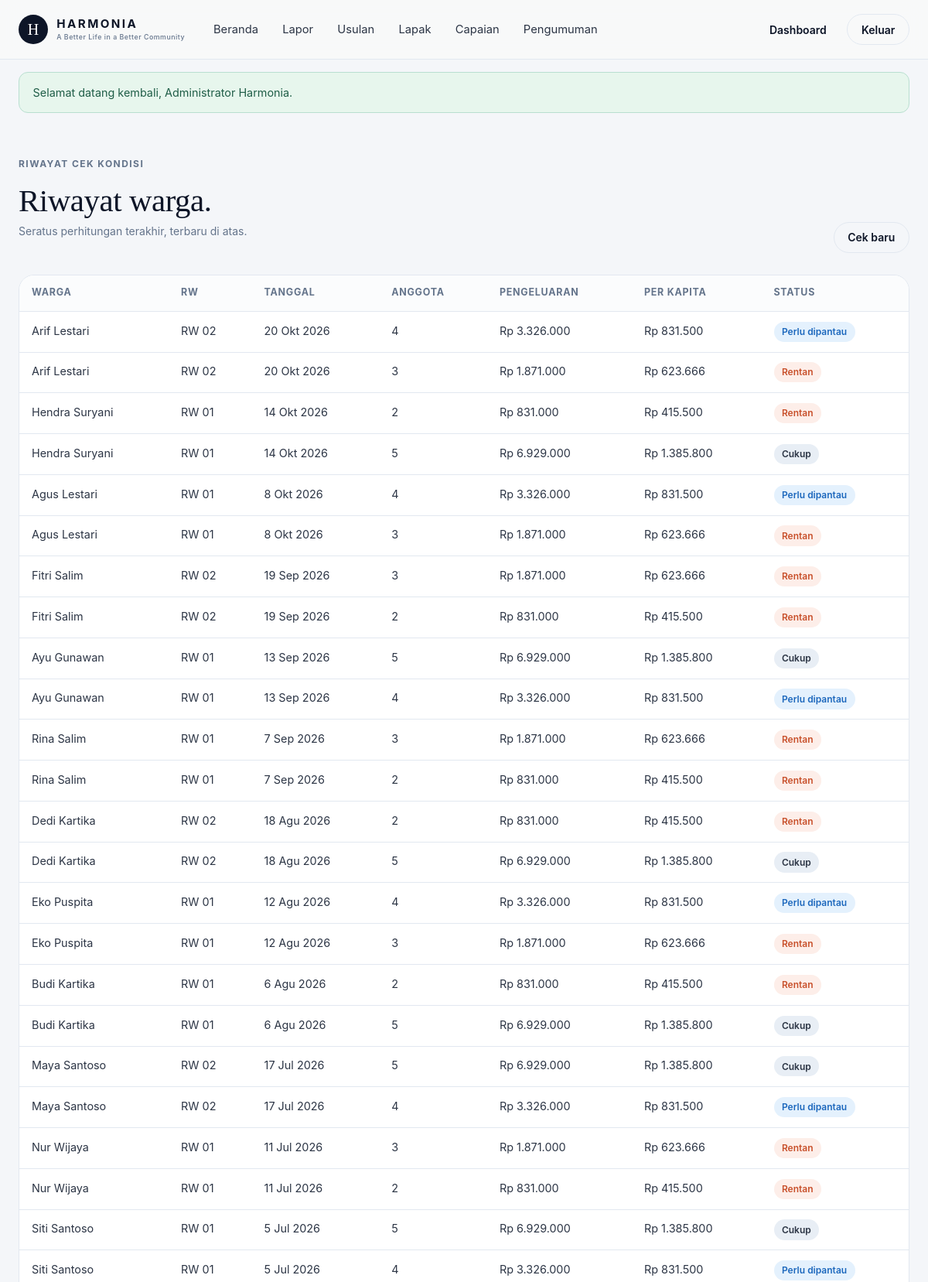
/cek-kondisi/riwayat.php (signed in, upper part), run on the app's committed database.
### tables this page shows
CREATE TABLE family_checks (
  id INT AUTO_INCREMENT PRIMARY KEY,
  user_id INT NOT NULL,
  jumlah_orang TINYINT UNSIGNED NOT NULL,
  pengeluaran_bulanan INT UNSIGNED NOT NULL,
  per_kapita INT UNSIGNED NOT NULL,
  status ENUM('rentan','dipantau','cukup') NOT NULL,
  created_at DATETIME DEFAULT CURRENT_TIMESTAMP,
  FOREIGN KEY (user_id) REFERENCES users(id) ON DELETE CASCADE,
  INDEX idx_user_waktu (user_id, created_at)
);

CREATE TABLE users (
  id INT AUTO_INCREMENT PRIMARY KEY,
  nama VARCHAR(80) NOT NULL,
  email VARCHAR(100) NOT NULL UNIQUE,
  password_hash VARCHAR(255) NOT NULL,
  role ENUM('warga','petugas','admin') NOT NULL DEFAULT 'warga',
  rw_id INT NULL,
  no_hp VARCHAR(20) NULL,
  foto VARCHAR(120) NULL,
  created_at DATETIME DEFAULT CURRENT_TIMESTAMP,
  FOREIGN KEY (rw_id) REFERENCES rw(id) ON DELETE SET NULL
);

CREATE TABLE rw (
  id INT AUTO_INCREMENT PRIMARY KEY,
  nama VARCHAR(30) NOT NULL,
  kelurahan VARCHAR(60) NOT NULL,
  created_at DATETIME DEFAULT CURRENT_TIMESTAMP
);

### config/auth.php (called while the page is built, shortened)
<?php
require_once ROOT_DIR . '/includes/helpers.php';
function user(): ?array
{
    return $_SESSION['user'] ?? null;
}

### cek-kondisi/riwayat.php (the view, shortened to what this page needs)
<?php
require_once __DIR__ . '/../config/auth.php';
$sql = 'SELECT f.*, us.nama AS warga, rw.nama AS rw
    FROM family_checks f JOIN users us ON us.id = f.user_id LEFT JOIN rw ON rw.id = us.rw_id';
$params = [];
$sql .= ' ORDER BY f.created_at DESC LIMIT 100';
$st = $pdo->prepare($sql);
$st->execute($params);
$data = $st->fetchAll();
?>
<?php include ROOT_DIR . '/includes/header.php'; ?>
<section class="dash">
    <div class="container">
        <div class="dash__head">
            <div>
                <p class="eyebrow">Riwayat cek kondisi</p>
                <h1><?= $u['role'] === 'warga' ? 'Riwayat perhitungan saya.' : 'Riwayat warga.' ?></h1>
                <p class="small">Seratus perhitungan terakhir, terbaru di atas.</p>
            </div>
            <a class="btn btn--outline btn--sm" href="<?= BASE ?>/cek-kondisi/index.php">Cek baru</a>
        </div>
        <?php if ($data) : ?>
            <div class="table-wrap">
                <table class="data">
                    <thead><tr>
                        <?php if ($u['role'] !== 'warga') : ?><th>Warga</th><th>RW</th><?php endif; ?>
                        <th>Tanggal</th><th>Anggota</th><th>Pengeluaran</th><th>Per kapita</th><th>Status</th>
                    </tr></thead>
                    <tbody>
                    <?php foreach ($data as $r) : ?>
                        <tr>
                            <?php if ($u['role'] !== 'warga') : ?>
                                <td><?= e($r['warga']) ?></td>
                                <td><?= e($r['rw'] ?? '-') ?></td>
                            <?php endif; ?>
                            <td><?= tanggal($r['created_at']) ?></td>
                            <td><?= (int)$r['jumlah_orang'] ?></td>
                            <td><?= rupiah($r['pengeluaran_bulanan']) ?></td>
                            <td><?= rupiah($r['per_kapita']) ?></td>
                            <td><?= status_chip($r['status']) ?></td>
                        </tr>
                    <?php endforeach; ?>
                    </tbody>
                </table>
            </div>
        <?php else : ?>
            <div class="empty"><b>Belum ada data.</b>Riwayat muncul setelah ada perhitungan.</div>
        <?php endif; ?>
    </div>
</section>
<?php include ROOT_DIR . '/includes/footer.php'; ?>

### includes/helpers.php (shortened to what this page needs)
<?php
function e($v): string
{
    return htmlspecialchars((string)$v, ENT_QUOTES, 'UTF-8');
}
function rupiah($n): string
{
    return 'Rp ' . number_format((float)$n, 0, ',', '.');
}
function tanggal(?string $dt, bool $dengan_jam = false): string
{
    $bulan = [1 => 'Jan', 'Feb', 'Mar', 'Apr', 'Mei', 'Jun', 'Jul', 'Agu', 'Sep', 'Okt', 'Nov', 'Des'];
    $t = strtotime($dt);
    return date('j', $t) . ' ' . $bulan[(int)date('n', $t)] . ' ' . date('Y', $t) . ($dengan_jam ? ' ' . date('H:i', $t) : '');
}
function status_chip(string $status): string
{
    $nada = match ($status) {
        'selesai', 'disetujui', 'tayang', 'tercapai', 'diteruskan', 'aman', 'dicairkan' => 'ok',
        'ditolak', 'butuh_bantuan', 'rentan' => 'warn',
        'diproses', 'diverifikasi', 'dipantau' => 'info',
        default => 'netral',
    };
    return '<span class="chip chip--' . $nada . '">' . e(STATUS_LABEL[$status] ?? $status) . '</span>';
}

### assets/css/style.css (style rules this page uses)
:root { --lime: #B8F53B; --lime-dark: #84cc16; --navy: #0D1527; --navy-hover: #16223D; --slate: #2C3545; --muted: #64748B; --bg: #F4F6F9; --hero: #E8EEF5; --border: #E2E8F0; --white: #fff; --sage: #E7F6ED; --sage-ink: #1B7A53; --sky: #E4F1FD; --sky-ink: #1D68BD; --peach: #FDEEE9; --peach-ink: #C8502B; --lavender: #EFEBF9; --lavender-ink: #6D32D8; --radius: 20px; --radius-sm: 12px; --shadow-soft: 0 16px 36px rgba(13, 21, 39, .06), 0 2px 6px rgba(13, 21, 39, .03); --shadow-lift: 0 24px 48px rgba(13, 21, 39, .12), 0 6px 14px rgba(13, 21, 39, .05); --serif: Georgia, "Times New Roman", Times, serif; --sans: -apple-system, BlinkMacSystemFont, "Segoe UI", Roboto, Helvetica, Arial, sans-serif; }
* { box-sizing: border-box; }
html { scroll-behavior: smooth; }
body { margin: 0; background: var(--bg); color: var(--slate); font: 400 1rem/1.65 var(--sans); -webkit-font-smoothing: antialiased; }
a { color: var(--navy); text-decoration: none; }
h1, h2, h3 { font-family: var(--serif); font-weight: 400; color: var(--navy); line-height: 1.18; margin: 0 0 .6rem; letter-spacing: -.01em; }
h1 { font-size: clamp(2.4rem, 5vw, 4rem); }
p { margin: 0 0 1rem; color: var(--muted); }
.container { width: 100%; max-width: 1240px; margin: 0 auto; padding: 0 1.5rem; }
.eyebrow { font-size: .75rem; font-weight: 700; letter-spacing: .12em; text-transform: uppercase; color: var(--muted); margin: 0 0 .9rem; }
.small { font-size: .875rem; }
.btn { display: inline-flex; align-items: center; justify-content: center; gap: .5rem; min-height: 44px; padding: .75rem 1.5rem; border-radius: 9999px; border: 1px solid transparent; font: 600 .95rem var(--sans); cursor: pointer; transition: transform .18s ease, box-shadow .18s ease, background .18s ease, color .18s ease; }
.btn--outline { background: transparent; border-color: var(--border); color: var(--navy); }
.btn--sm { min-height: 40px; padding: .5rem 1.1rem; font-size: .875rem; }
.chip { display: inline-flex; align-items: center; gap: .35rem; padding: .2rem .65rem; border-radius: 9999px; font-size: .75rem; font-weight: 600; white-space: nowrap; }
.chip--netral { background: var(--hero); color: var(--slate); }
.chip--info { background: var(--sky); color: var(--sky-ink); }
.chip--warn { background: var(--peach); color: var(--peach-ink); }
.table-wrap { overflow-x: auto; border: 1px solid var(--border); border-radius: var(--radius); background: #fff; }
table.data { width: 100%; border-collapse: collapse; font-size: .9rem; }
table.data th, table.data td { padding: .8rem 1rem; text-align: left; border-top: 1px solid var(--border); vertical-align: top; }
table.data th { background: #fbfcfd; font-size: .78rem; text-transform: uppercase; letter-spacing: .06em; color: var(--muted); border-top: 0; }
.dash { padding: 2.5rem 0 4rem; }
.dash__head { display: flex; align-items: flex-end; justify-content: space-between; gap: 1.5rem; flex-wrap: wrap; margin-bottom: 1.75rem; }
.dash__head h1 { font-size: clamp(2rem, 3.4vw, 2.75rem); margin-bottom: .2rem; }
.js .reveal { opacity: 0; transform: translateY(24px); transition: opacity .6s ease, transform .6s ease; }
.js .reveal.is-visible { opacity: 1; transform: none; }

### data on the page
family_checks: user.nama "Arif Lestari", rw.nama "RW 02", created_at "20 Okt 2026", jumlah_orang "4", pengeluaran_bulanan "Rp 3.326.000", per_kapita "Rp 831.500", status "Perlu dipantau"
family_checks: user.nama "Arif Lestari", rw.nama "RW 02", created_at "20 Okt 2026", jumlah_orang "3", pengeluaran_bulanan "Rp 1.871.000", per_kapita "Rp 623.666", status "Rentan"
family_checks: user.nama "Hendra Suryani", rw.nama "RW 01", created_at "14 Okt 2026", jumlah_orang "2", pengeluaran_bulanan "Rp 831.000", per_kapita "Rp 415.500", status "Rentan"
family_checks: user.nama "Hendra Suryani", rw.nama "RW 01", created_at "14 Okt 2026", jumlah_orang "5", pengeluaran_bulanan "Rp 6.929.000", per_kapita "Rp 1.385.800", status "Cukup"
family_checks: user.nama "Agus Lestari", rw.nama "RW 01", created_at "8 Okt 2026", jumlah_orang "4", pengeluaran_bulanan "Rp 3.326.000", per_kapita "Rp 831.500", status "Perlu dipantau"
family_checks: user.nama "Agus Lestari", rw.nama "RW 01", created_at "8 Okt 2026", jumlah_orang "3", pengeluaran_bulanan "Rp 1.871.000", per_kapita "Rp 623.666", status "Rentan"
family_checks: user.nama "Fitri Salim", rw.nama "RW 02", created_at "19 Sep 2026", jumlah_orang "3", pengeluaran_bulanan "Rp 1.871.000", per_kapita "Rp 623.666", status "Rentan"
family_checks: user.nama "Fitri Salim", rw.nama "RW 02", created_at "19 Sep 2026", jumlah_orang "2", pengeluaran_bulanan "Rp 831.000", per_kapita "Rp 415.500", status "Rentan"
family_checks: user.nama "Ayu Gunawan", rw.nama "RW 01", created_at "13 Sep 2026", jumlah_orang "5", pengeluaran_bulanan "Rp 6.929.000", per_kapita "Rp 1.385.800", status "Cukup"
family_checks: user.nama "Ayu Gunawan", rw.nama "RW 01", created_at "13 Sep 2026", jumlah_orang "4", pengeluaran_bulanan "Rp 3.326.000", per_kapita "Rp 831.500", status "Perlu dipantau"
family_checks: user.nama "Rina Salim", rw.nama "RW 01", created_at "7 Sep 2026", jumlah_orang "3", pengeluaran_bulanan "Rp 1.871.000", per_kapita "Rp 623.666", status "Rentan"
family_checks: user.nama "Rina Salim", rw.nama "RW 01", created_at "7 Sep 2026", jumlah_orang "2", pengeluaran_bulanan "Rp 831.000", per_kapita "Rp 415.500", status "Rentan"
family_checks: user.nama "Dedi Kartika", rw.nama "RW 02", created_at "18 Agu 2026", jumlah_orang "2", pengeluaran_bulanan "Rp 831.000", per_kapita "Rp 415.500", status "Rentan"
family_checks: user.nama "Dedi Kartika", rw.nama "RW 02", created_at "18 Agu 2026", jumlah_orang "5", pengeluaran_bulanan "Rp 6.929.000", per_kapita "Rp 1.385.800", status "Cukup"
family_checks: user.nama "Eko Puspita", rw.nama "RW 01", created_at "12 Agu 2026", jumlah_orang "4", pengeluaran_bulanan "Rp 3.326.000", per_kapita "Rp 831.500", status "Perlu dipantau"
family_checks: user.nama "Eko Puspita", rw.nama "RW 01", created_at "12 Agu 2026", jumlah_orang "3", pengeluaran_bulanan "Rp 1.871.000", per_kapita "Rp 623.666", status "Rentan"
family_checks: user.nama "Budi Kartika", rw.nama "RW 01", created_at "6 Agu 2026", jumlah_orang "2", pengeluaran_bulanan "Rp 831.000", per_kapita "Rp 415.500", status "Rentan"
family_checks: user.nama "Budi Kartika", rw.nama "RW 01", created_at "6 Agu 2026", jumlah_orang "5", pengeluaran_bulanan "Rp 6.929.000", per_kapita "Rp 1.385.800", status "Cukup"
family_checks: user.nama "Maya Santoso", rw.nama "RW 02", created_at "17 Jul 2026", jumlah_orang "5", pengeluaran_bulanan "Rp 6.929.000", per_kapita "Rp 1.385.800", status "Cukup"
family_checks: user.nama "Maya Santoso", rw.nama "RW 02", created_at "17 Jul 2026", jumlah_orang "4", pengeluaran_bulanan "Rp 3.326.000", per_kapita "Rp 831.500", status "Perlu dipantau"
family_checks: user.nama "Nur Wijaya", rw.nama "RW 01", created_at "11 Jul 2026", jumlah_orang "3", pengeluaran_bulanan "Rp 1.871.000", per_kapita "Rp 623.666", status "Rentan"
family_checks: user.nama "Nur Wijaya", rw.nama "RW 01", created_at "11 Jul 2026", jumlah_orang "2", pengeluaran_bulanan "Rp 831.000", per_kapita "Rp 415.500", status "Rentan"
family_checks: user.nama "Siti Santoso", rw.nama "RW 01", created_at "5 Jul 2026", jumlah_orang "5", pengeluaran_bulanan "Rp 6.929.000", per_kapita "Rp 1.385.800", status "Cukup"
family_checks: user.nama "Siti Santoso", rw.nama "RW 01", created_at "5 Jul 2026", jumlah_orang "4", pengeluaran_bulanan "Rp 3.326.000", per_kapita "Rp 831.500", status "Perlu dipantau"

### other printed values
$label "Beranda"
$label "Lapor"
$label "Usulan"
$label "Lapak"
$label "Capaian"
$label "Pengumuman"
$f['pesan'] "Selamat datang kembali, Administrator Harmonia."
